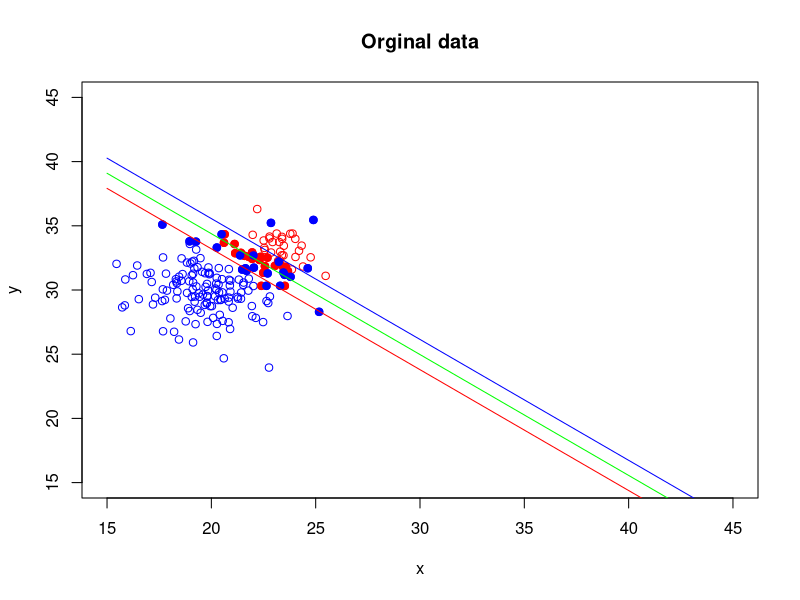
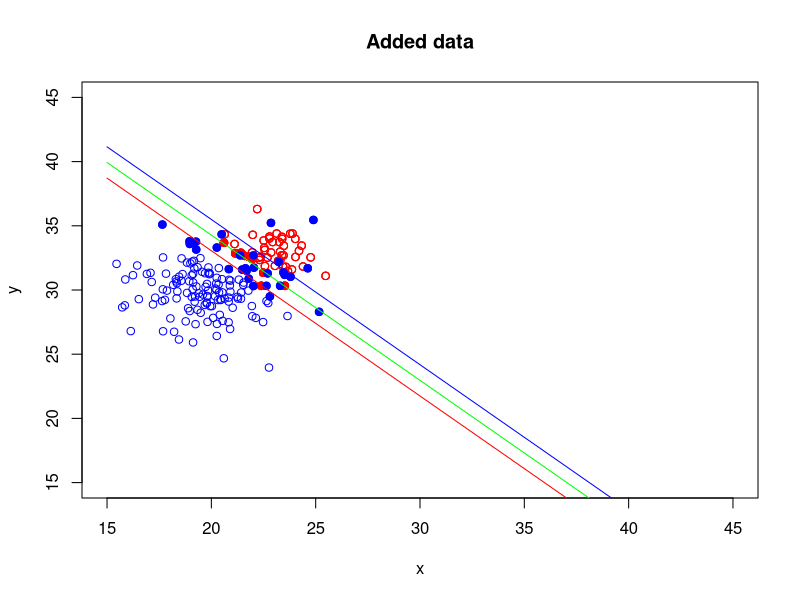

These charts were generated, in order, by the following R code:
##Added data##

#Generate data
set.seed(100)
data1 <- cbind(rnorm(150, 20, 2), rnorm(150, 30, 2), matrix(-1, 150, 1))
data2 <- cbind(rnorm(50, 23, 1), rnorm(50, 33, 1), matrix(1, 50, 1))

#SVM with hard margins
train <- rbind(data1,data2)
trainX <- train[,-3]
trainY <- as.matrix(train[,3])

H = (trainY %*% t(trainY)) * (trainX %*% t(trainX))
c = matrix(rep(-1, nrow(trainX)))
A = t(trainY)
b = 0
r = 0
l = matrix(rep(0, nrow(trainX)))
u = matrix(rep(100, nrow(trainX)))

require(kernlab)
result = ipop(c, H, A, b, l, u, r)
alpha = matrix(primal(result))

w = rep(0, ncol(trainX))
for(i in 1:nrow(trainX))
{
  w = w + alpha[i] * trainY[i] * trainX[i, ]
}

sv = train[alpha > 0.01, ] #Support vectors
w0 = (1/nrow(sv)) * sum(as.matrix(sv[, 3]) - sv[, -3] %*% w)

#plot
plot(15:45, 15:45, type = "n", main='Orginal data', ylab='y', xlab='x')  
points(data1[,1], data1[,2], col = "blue")
points(data2[,1], data2[,2], col = "red")
points(matrix(sv[sv[,3]==1,],ncol = 3)[,1], matrix(sv[sv[,3]==1,],ncol = 3)[,2], pch = 19, col = "red")
points(matrix(sv[sv[,3]==-1,],ncol = 3)[,1], matrix(sv[sv[,3]==-1,],ncol = 3)[,2], pch = 19, col = "blue")
curve(-w[1]/w[2] * x - w0/w[2], add = TRUE, col = "green")  
curve(-w[1]/w[2] * x - (w0+1)/w[2], add = TRUE, col = "red")  
curve(-w[1]/w[2] * x - (w0-1)/w[2], add = TRUE, col = "blue")  

#add data point
data2 <- rbind(data2, data2, data2)
train <- rbind(data1,data2)
trainX <- train[,-3]
trainY <- as.matrix(train[,3])


H = (trainY %*% t(trainY)) * (trainX %*% t(trainX))
c = matrix(rep(-1, nrow(trainX)))
A = t(trainY)
b = 0
r = 0
l = matrix(rep(0, nrow(trainX)))
u = matrix(rep(100, nrow(trainX)))

require(kernlab)
result = ipop(c, H, A, b, l, u, r)
alpha = matrix(primal(result))

w = rep(0, ncol(trainX))
for(i in 1:nrow(trainX))
{
  w = w + alpha[i] * trainY[i] * trainX[i, ]
}

sv = train[alpha > 50, ] #Support vectors
w0 = (1/nrow(sv)) * sum(as.matrix(sv[, 3]) - sv[, -3] %*% w)

#Show the plots
plot(15:45, 15:45, type = "n", main='Added data', ylab='y', xlab='x')  
points(data1[,1], data1[,2], col = "blue")
points(data2[,1], data2[,2], col = "red")
points(matrix(sv[sv[,3]==1,],ncol = 3)[,1], matrix(sv[sv[,3]==1,],ncol = 3)[,2], pch = 19, col = "red")
points(matrix(sv[sv[,3]==-1,],ncol = 3)[,1], matrix(sv[sv[,3]==-1,],ncol = 3)[,2], pch = 19, col = "blue")
curve(-w[1]/w[2] * x - w0/w[2], add = TRUE, col = "green")  
curve(-w[1]/w[2] * x - (w0+1)/w[2], add = TRUE, col = "red")  
curve(-w[1]/w[2] * x - (w0-1)/w[2], add = TRUE, col = "blue")  
